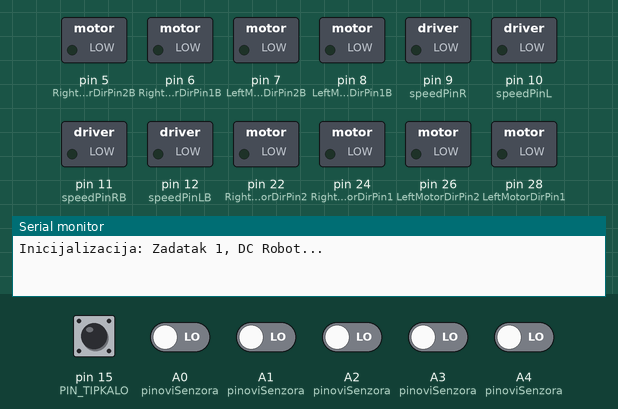
Bench run of a sketch on a simulated Arduino Mega 2560, built with avr-gcc and run on an emulated ATmega2560. Parts: switched loads named in the sketch (green lamp = pin HIGH), the last lines printed to the serial monitor. Inputs (shaded band) come from the test bench; at power-on: pin 15 (PIN_TIPKALO) HIGH, A0 (pinoviSenzora), A1 (pinoviSenzora), A2 (pinoviSenzora), A3 (pinoviSenzora), A4 (pinoviSenzora) LOW.

Above: at 0.1 s.
At 1.7 s:
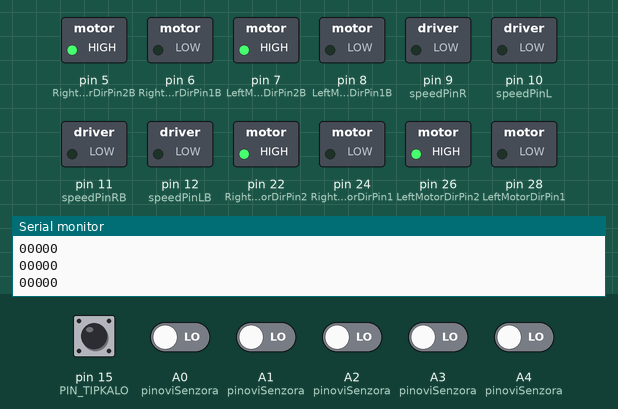
1.8 s: pin 15 (PIN_TIPKALO) pulled LOW for 0.15 s
At 2.8 s:
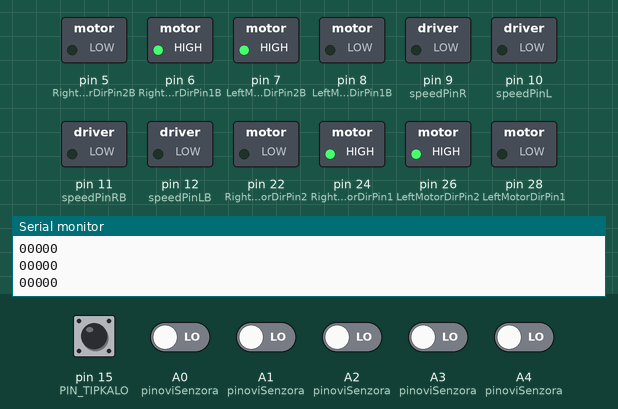
Timing chart, 0 to 4.8 s (numbered marks = the images above; inputs shaded):
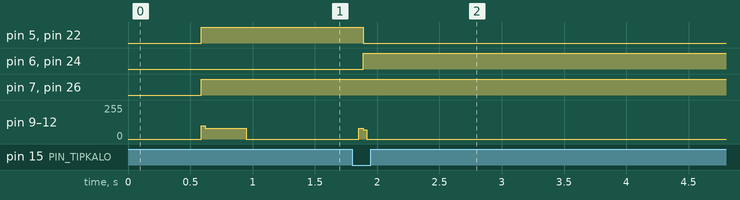

The sketch:

RobotIK_DC_PracenjeLinije.ino
```cpp
/********************************************************************************
 * @file    Zadatak 1 (Praćenje Linije - DC Motori)
 * @author  Ekipa 'Juraj Dobrila II'
 * @version 2.0 (Prezentacijska verzija)
 * @date    07.10.2025.
 *
 * @brief   Upravljački softver za autonomnog robota dizajniranog za natjecateljski
 * zadatak praćenja linije. Kod implementira naprednu logiku pomoću
 * "stroja stanja" (State Machine) za upravljanje različitim fazama
 * zadatka, te P-regulator za glatko i precizno praćenje linije.
 *
 * @hardware
 * - Mikrokontroler: Arduino Mega
 * - Pogonski sustav: Robot s 4 DC motora i pripadajućim motornim driverom
 * - Senzori: 5-kanalni infracrveni (IR) senzor za detekciju linije
 * - Ulaz: 1x Tipkalo za interakciju korisnika
 ********************************************************************************/

//==============================================================================
// DEFINICIJE PINOVA (Hardverska postava)
//==============================================================================
// Komentari objašnjavaju koji pin na Arduinu kontrolira koju funkciju na motornom driveru.

// --- Pinovi za prednje motore ---
#define speedPinR 9           // PWM pin za brzinu prednjeg desnog motora
#define RightMotorDirPin1 24  // Pin za smjer 1 prednjeg desnog motora
#define RightMotorDirPin2 22  // Pin za smjer 2 prednjeg desnog motora
#define speedPinL 10          // PWM pin za brzinu prednjeg lijevog motora
#define LeftMotorDirPin1 28   // Pin za smjer 1 prednjeg lijevog motora
#define LeftMotorDirPin2 26   // Pin za smjer 2 prednjeg lijevog motora

// --- Pinovi za stražnje motore ---
#define speedPinRB 11         // PWM pin za brzinu stražnjeg desnog motora
#define RightMotorDirPin1B 6  // Pin za smjer 1 stražnjeg desnog motora
#define RightMotorDirPin2B 5  // Pin za smjer 2 stražnjeg desnog motora
#define speedPinLB 12         // PWM pin za brzinu stražnjeg lijevog motora
#define LeftMotorDirPin1B 8   // Pin za smjer 1 stražnjeg lijevog motora
#define LeftMotorDirPin2B 7   // Pin za smjer 2 stražnjeg lijevog motora

// --- Pinovi za 5-kanalni IR senzor ---
// Spojeni na analogne pinove, ali se koriste kao digitalni ulazi
#define sensor1 A4  // Krajnji lijevi senzor
#define sensor2 A3
#define sensor3 A2  // Središnji senzor
#define sensor4 A1
#define sensor5 A0  // Krajnji desni senzor

//==============================================================================
// GLAVNE POSTAVKE I PARAMETRI
//==============================================================================

const int BROJ_SENZORA = 5;
const int pinoviSenzora[BROJ_SENZORA] = { sensor1, sensor2, sensor3, sensor4, sensor5 };
// "Težine" za svaki senzor. Ključne za izračun pozicije linije.
// Negativne vrijednosti znače da je linija lijevo, pozitivne da je desno.
const int tezine[BROJ_SENZORA] = { -6, -3, 0, 3, 6 };
const int PIN_TIPKALO = 15;  // Pin za gumb kojim pokrećemo drugu fazu zadatka.

// --- Parametri za P-regulator (PID kontroler) ---
// OVE VRIJEDNOSTI JE POTREBNO EKSPERIMENTALNO PODESITI ZA OPTIMALAN RAD!
float Kp = 9;            // Proporcionalni koeficijent. Određuje "agresivnost" reakcije robota na grešku.
int osnovnaBrzina = 100;  // Osnovna brzina kretanja (0-255). Određuje opću brzinu robota na stazi.

// --- Parametri za posebne manevre ---
const int VRIJEME_PROVJERE_KRAJA_MS = 300;  // Koliko dugo (u ms) robot ide naprijed da provjeri je li na crnom kvadratu.
const int BRZINA_PROVJERE_KRAJA = 80;       // Brzina kretanja tijekom te provjere.
const int BRZINA_PORAVNANJA_NAPRIJED = 80;  // Brzina kretanja prema kosoj liniji.
const int BRZINA_PORAVNANJA_OKRET = 70;     // Brzina rotacije prilikom poravnanja.

//==============================================================================
// DEFINICIJA STANJA ROBOTA (Logika "Stroja Stanja")
//==============================================================================
// "Stroj stanja" omogućuje robotu da točno zna koji dio zadatka trenutno izvršava.
enum StanjeRobota {
  PRACENJE_LINIJE,       // Glavno stanje: robot prati liniju.
  PROVJERA_KRAJA,        // Stanje provjere: robot misli da je na cilju i vozi naprijed da potvrdi.
  CEKANJE_NA_TIPKU,      // Stanje čekanja: robot je na cilju i čeka gumb za idući korak.
  PORAVNANJE_KRETANJE,   // Stanje poravnanja 1: robot se kreće naprijed do kose linije.
  PORAVNANJE_OKRETANJE,  // Stanje poravnanja 2: robot se rotira da se poravna s kosom linijom.
  ZADATAK_ZAVRSEN        // Konačno stanje: zadatak je gotov.
};

//==============================================================================
// GLOBALNE VARIJABLE
//==============================================================================
int ocitanjaSenzora[BROJ_SENZORA];              // Sprema zadnje očitane vrijednosti senzora.
StanjeRobota trenutnoStanje = PRACENJE_LINIJE;  // Postavljamo početno stanje robota.
unsigned long vrijemePocetkaStanja = 0;         // Pomoćna varijabla za mjerenje vremena u stanjima.
float zadnjePoznatoOdstupanje = 0;              // "Memorija" robota za oštre zavoje.

//==============================================================================
// FUNKCIJE NISKE RAZINE ZA UPRAVLJANJE DC MOTORIMA
//==============================================================================
// Ove funkcije direktno šalju signale motornom driveru za pokretanje pojedinog kotača.
void FR_fwd(int speed) {
  digitalWrite(RightMotorDirPin1, LOW);
  digitalWrite(RightMotorDirPin2, HIGH);
  analogWrite(speedPinR, speed);
}  // Prednji desni naprijed
void FR_bck(int speed) {
  digitalWrite(RightMotorDirPin1, HIGH);
  digitalWrite(RightMotorDirPin2, LOW);
  analogWrite(speedPinR, speed);
}  // Prednji desni nazad
void FL_fwd(int speed) {
  digitalWrite(LeftMotorDirPin1, LOW);
  digitalWrite(LeftMotorDirPin2, HIGH);
  analogWrite(speedPinL, speed);
}  // Prednji lijevi naprijed
void FL_bck(int speed) {
  digitalWrite(LeftMotorDirPin1, HIGH);
  digitalWrite(LeftMotorDirPin2, LOW);
  analogWrite(speedPinL, speed);
}  // Prednji lijevi nazad
void RR_fwd(int speed) {
  digitalWrite(RightMotorDirPin1B, LOW);
  digitalWrite(RightMotorDirPin2B, HIGH);
  analogWrite(speedPinRB, speed);
}  // Stražnji desni naprijed
void RR_bck(int speed) {
  digitalWrite(RightMotorDirPin1B, HIGH);
  digitalWrite(RightMotorDirPin2B, LOW);
  analogWrite(speedPinRB, speed);
}  // Stražnji desni nazad
void RL_fwd(int speed) {
  digitalWrite(LeftMotorDirPin1B, LOW);
  digitalWrite(LeftMotorDirPin2B, HIGH);
  analogWrite(speedPinLB, speed);
}  // Stražnji lijevi naprijed
void RL_bck(int speed) {
  digitalWrite(LeftMotorDirPin1B, HIGH);
  digitalWrite(LeftMotorDirPin2B, LOW);
  analogWrite(speedPinLB, speed);
}  // Stražnji lijevi nazad

//==============================================================================
// FUNKCIJE VISOKE RAZINE ZA KRETANJE
//==============================================================================
// Ove funkcije kombiniraju pokrete pojedinih kotača kako bi se dobili složeni pokreti cijelog robota.
// One su "sloj apstrakcije" - olakšavaju nam upravljanje robotom.

/** @brief Zaustavlja sve motore. */
void zaustavi() {
  analogWrite(speedPinLB, 0);
  analogWrite(speedPinRB, 0);
  analogWrite(speedPinL, 0);
  analogWrite(speedPinR, 0);
}

/** @brief Pokreće sve motore za kretanje ravno naprijed. */
void naprijed(int brzina) {
  brzina = abs(brzina);
  RL_fwd(brzina);
  RR_fwd(brzina);
  FR_fwd(brzina);
  FL_fwd(brzina);
}

/** @brief Rotira robota u mjestu udesno (u smjeru kazaljke na satu). */
void okreniDesno(int brzina) {
  brzina = abs(brzina);
  RL_fwd(brzina);
  RR_bck(brzina);
  FR_bck(brzina);
  FL_fwd(brzina);
}

/** @brief Rotira robota u mjestu ulijevo (suprotno od kazaljke na satu). */
void okreniLijevo(int brzina) {
  brzina = abs(brzina);
  RL_bck(brzina);
  RR_fwd(brzina);
  FR_fwd(brzina);
  FL_bck(brzina);
}

/** * @brief Glavna funkcija za diferencijalno upravljanje.
 * Postavlja različite brzine za lijevu i desnu stranu robota,
 * što je ključno za skretanje tijekom praćenja linije.
 */
void pokreniMotore(int brzinaLijevo, int brzinaDesno) {
Serial.print("BrzinaD: "); Serial.println(brzinaDesno);
Serial.print("BrzinaL: "); Serial.println(brzinaLijevo);

  if (brzinaDesno < 0) {
    RR_bck(abs(brzinaDesno));
    FR_bck(abs(brzinaDesno));
  } else {
    RR_fwd(brzinaDesno);
    FR_fwd(brzinaDesno);
  }
    if (brzinaLijevo < 0) {
    RL_bck(abs(brzinaLijevo));
    FL_bck(abs(brzinaLijevo));
  } else {
    RL_fwd(brzinaLijevo);
    FL_fwd(brzinaLijevo);
  }

}

//==============================================================================
// POMOĆNE I GLAVNE FUNKCIJE
//==============================================================================

/* @brief Provjerava jesu li svih 5 senzora na crnoj podlozi. */
bool jelSviSenzoriNaCrnom() {
  for (int i = 0; i < BROJ_SENZORA; i++) {
    if (ocitanjaSenzora[i] != 0) return false;
  }
  return true;
}


/** @brief Očitava stanje svih 5 IR senzora. */
void ocitajSenzore() {
  for (int i = 0; i < BROJ_SENZORA; i++) {
    // Korištena senzorska pločica daje HIGH(1) za crnu, a LOW(0) za bijelu.
    // Naša logika radi s 0=crno, 1=bijelo, pa moramo invertirati očitani signal s '!'.
    ocitanjaSenzora[i] = digitalRead(pinoviSenzora[i]);
    Serial.print(ocitanjaSenzora[i]);
  }
  Serial.println();
  delay(0);
}

/** * @brief "Mozak" P-regulatora. Izračunava ponderiranu poziciju linije.
 * Također sadrži logiku za oštre zavoje (pamćenje zadnje pozicije).
 */
float izracunajOdstupanje() {
  float tezinskaSuma = 0;
  int senzoraNaLiniji = 0;
  for (int i = 0; i < BROJ_SENZORA; i++) {
    if (ocitanjaSenzora[i] == 0) {  // Ako je senzor na crnoj liniji...
      tezinskaSuma += tezine[i];    // ...dodaj njegovu "težinu" u sumu.
      senzoraNaLiniji++;
    }
  }

  if (senzoraNaLiniji > 0) {  // Ako barem jedan senzor vidi liniju...
    float odstupanje = tezinskaSuma / senzoraNaLiniji;
    zadnjePoznatoOdstupanje = odstupanje;  // ...spremi trenutnu poziciju u "memoriju".
    return odstupanje;
  } else {  // Ako je robot izgubio liniju (svi senzori na bijelom)...
    // ...vrati ekstremnu vrijednost na temelju zadnje poznate pozicije
    // kako bi se robot oštro okrenuo i potražio liniju.
    if (zadnjePoznatoOdstupanje > 0) {
      return 30;
    } else {
      return -30;
    }
  }
}

/** * @brief Glavna funkcija za praćenje linije.
 * Poziva izračun odstupanja i na temelju njega upravlja motorima.
 */
void pratiLiniju() {
  float odstupanje = izracunajOdstupanje();
  Serial.print("Odstupanje: ");
  Serial.println(odstupanje);
  // 'skretanje' je vrijednost korekcije. Ako je pozitivna, treba skrenuti desno.
  float skretanje = Kp * odstupanje;
  Serial.print("Skretanje: ");
  Serial.println(skretanje);
  // Diferencijalno upravljanje: da bi skrenuo desno, uspori lijevu stranu i ubrzaj desnu.
  int brzinaLijevo = osnovnaBrzina + skretanje;
  int brzinaDesno = osnovnaBrzina - skretanje;
  Serial.print("Brzina L: ");
  Serial.println(brzinaLijevo);
  Serial.print("Brzina D: ");
  Serial.println(brzinaDesno);
  pokreniMotore(brzinaLijevo, brzinaDesno);
}
//==============================================================================
// SETUP FUNCIJA - Izvršava se jednom na početku programa
//==============================================================================
void setup() {
  Serial.begin(9600);  // Pokretanje serijske komunikacije za ispis poruka na računalo.
  Serial.println("Inicijalizacija: Zadatak 1, DC Robot...");

  // Postavljanje svih pinova za motore kao izlazne (OUTPUT).
  pinMode(RightMotorDirPin1, OUTPUT);
  pinMode(RightMotorDirPin2, OUTPUT);
  pinMode(speedPinL, OUTPUT);
  pinMode(LeftMotorDirPin1, OUTPUT);
  pinMode(LeftMotorDirPin2, OUTPUT);
  pinMode(speedPinR, OUTPUT);
  pinMode(RightMotorDirPin1B, OUTPUT);
  pinMode(RightMotorDirPin2B, OUTPUT);
  pinMode(speedPinLB, OUTPUT);
  pinMode(LeftMotorDirPin1B, OUTPUT);
  pinMode(LeftMotorDirPin2B, OUTPUT);
  pinMode(speedPinRB, OUTPUT);

  // Postavljanje pinova IR senzora kao ulaznih (INPUT).
  for (int i = 0; i < BROJ_SENZORA; i++) {
    pinMode(pinoviSenzora[i], INPUT);
  }
  // Pin za tipkalo postavlja se kao ulaz s internim PULLUP otpornikom.
  pinMode(PIN_TIPKALO, INPUT_PULLUP);

  zaustavi();
  delay(500);  // Kratka pauza za stabilizaciju.
  Serial.println("Sustav spreman. Započinjem praćenje linije.");
}

//==============================================================================
// GLAVNA PETLJA (loop) - Srce programa, izvršava se neprestano
//==============================================================================
void loop() {
  ocitajSenzore();  // Na početku svakog ciklusa, provjeri stanje senzora.

  // Glavna "switch" petlja koja upravlja strojem stanja.
  // Ovisno o vrijednosti varijable 'trenutnoStanje', izvršava se odgovarajući dio koda.
  switch (trenutnoStanje) {
    case PRACENJE_LINIJE:
      pratiLiniju();
      // Provjera uvjeta za prijelaz u iduće stanje.
      if (jelSviSenzoriNaCrnom()) {
        Serial.println("-> Stanje: PROVJERA KRAJA");
        trenutnoStanje = PROVJERA_KRAJA;
        vrijemePocetkaStanja = millis();
      }
      break;
    case PROVJERA_KRAJA:
      naprijed(BRZINA_PROVJERE_KRAJA);
      if (millis() - vrijemePocetkaStanja > VRIJEME_PROVJERE_KRAJA_MS) {
        if (jelSviSenzoriNaCrnom()) {
          Serial.println("-> Stanje: CEKANJE NA TIPKU");
          zaustavi();
          trenutnoStanje = CEKANJE_NA_TIPKU;
        } else {
          Serial.println("Lažni alarm, vraćam se na praćenje.");
          trenutnoStanje = PRACENJE_LINIJE;
        }
      }
      break;
    case CEKANJE_NA_TIPKU:
      if (digitalRead(PIN_TIPKALO) == LOW) {  // Čeka se pritisak gumba (signal LOW).
        delay(50);                            // Debounce - kratka pauza protiv smetnji.
        Serial.println("-> Stanje: PORAVNANJE (KRETANJE)");
        trenutnoStanje = PORAVNANJE_KRETANJE;
      }
      break;
    case PORAVNANJE_KRETANJE:
      naprijed(BRZINA_PORAVNANJA_NAPRIJED);
      if (ocitanjaSenzora[2] == 0) {  // Ako središnji senzor vidi kosu liniju...
        Serial.println("-> Stanje: PORAVNANJE (OKRETANJE)");
        zaustavi();
        trenutnoStanje = PORAVNANJE_OKRETANJE;
      }
      break;
    case PORAVNANJE_OKRETANJE:
      okreniDesno(BRZINA_PORAVNANJA_OKRET);
      // Rotiraj se dok krajnji lijevi i krajnji desni senzor nisu istovremeno na liniji.
      if (ocitanjaSenzora[0] == 0 && ocitanjaSenzora[4] == 0) {
        Serial.println("-> Stanje: ZADATAK ZAVRSEN");
        zaustavi();
        trenutnoStanje = ZADATAK_ZAVRSEN;
      }
      break;
    case ZADATAK_ZAVRSEN:
      zaustavi();  // Za svaki slučaj, osiguraj da robot stoji.
      break;
  }
}
/*
void loop() {
  ocitajSenzore();
  float odstupanje = izracunajOdstupanje();
  Serial.print("Odstupanje ");
  Serial.println(odstupanje);
  delay(500);
}
*/
```

Measured:
- after the input at 1.8 s, pin 5 (RightMotorDirPin2B), pin 22 (RightMotorDirPin2): HIGH → LOW after 0.09 s; pin 6 (RightMotorDirPin1B), pin 24 (RightMotorDirPin1): LOW → HIGH after 0.09 s; pin 9 (speedPinR), pin 10 (speedPinL), pin 11 (speedPinRB), pin 12 (speedPinLB): 0/255 → 80/255 after 0.05 s, → 70/255 0.04 s later, → 0/255 0.03 s later
